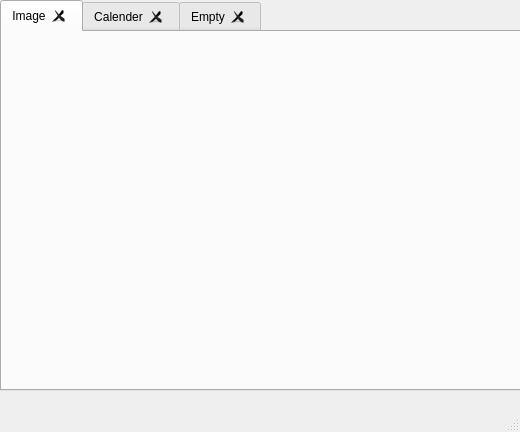
<?xml version="1.0" encoding="UTF-8"?>
<ui version="4.0">
 <class>MainWindow</class>
 <widget class="QMainWindow" name="MainWindow">
  <property name="geometry">
   <rect>
    <x>0</x>
    <y>0</y>
    <width>520</width>
    <height>432</height>
   </rect>
  </property>
  <property name="windowTitle">
   <string>MainWindow</string>
  </property>
  <widget class="QWidget" name="centralwidget">
   <widget class="QTabWidget" name="tabWidget">
    <property name="geometry">
     <rect>
      <x>0</x>
      <y>0</y>
      <width>521</width>
      <height>391</height>
     </rect>
    </property>
    <property name="layoutDirection">
     <enum>Qt::LeftToRight</enum>
    </property>
    <property name="autoFillBackground">
     <bool>true</bool>
    </property>
    <property name="tabPosition">
     <enum>QTabWidget::North</enum>
    </property>
    <property name="tabShape">
     <enum>QTabWidget::Rounded</enum>
    </property>
    <property name="currentIndex">
     <number>0</number>
    </property>
    <property name="documentMode">
     <bool>false</bool>
    </property>
    <property name="tabsClosable">
     <bool>true</bool>
    </property>
    <property name="movable">
     <bool>false</bool>
    </property>
    <property name="tabBarAutoHide">
     <bool>false</bool>
    </property>
    <widget class="QWidget" name="tab">
     <attribute name="title">
      <string>Image</string>
     </attribute>
     <widget class="QLabel" name="label">
      <property name="geometry">
       <rect>
        <x>0</x>
        <y>0</y>
        <width>521</width>
        <height>371</height>
       </rect>
      </property>
      <property name="text">
       <string/>
      </property>
      <property name="pixmap">
       <pixmap>../../../../../Pictures/Matata/DSC_6402.JPG</pixmap>
      </property>
      <property name="scaledContents">
       <bool>true</bool>
      </property>
     </widget>
    </widget>
    <widget class="QWidget" name="tab_2">
     <attribute name="title">
      <string>Calender</string>
     </attribute>
     <widget class="QCalendarWidget" name="calendarWidget">
      <property name="geometry">
       <rect>
        <x>0</x>
        <y>0</y>
        <width>521</width>
        <height>371</height>
       </rect>
      </property>
      <property name="autoFillBackground">
       <bool>true</bool>
      </property>
     </widget>
    </widget>
    <widget class="QWidget" name="tab_3">
     <attribute name="title">
      <string>Empty</string>
     </attribute>
    </widget>
   </widget>
  </widget>
  <widget class="QMenuBar" name="menubar">
   <property name="geometry">
    <rect>
     <x>0</x>
     <y>0</y>
     <width>520</width>
     <height>21</height>
    </rect>
   </property>
  </widget>
  <widget class="QStatusBar" name="statusbar"/>
 </widget>
 <resources/>
 <connections/>
</ui>
